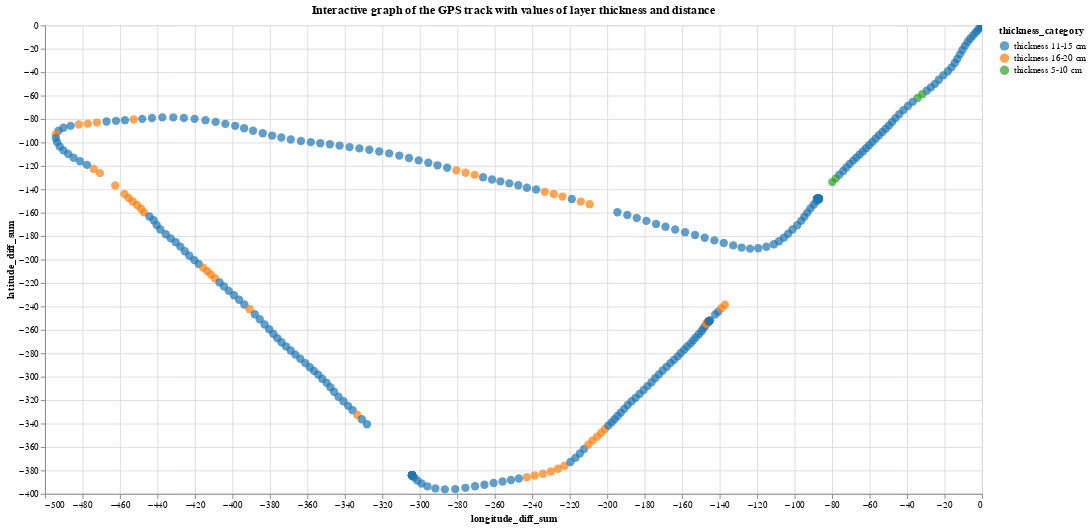

The cell this chart's notebook holds for it:
### Code cell
# build an interactive graph of the GPS track, the values of layer thickness and distance can be viewed by moving the mouse cursor

chart1 = alt.Chart(final_data1).mark_circle(size=80).encode(
    x='longitude_diff_sum',
    y='latitude_diff_sum',
    color=alt.Color('thickness_category', scale=alt.Scale(scheme='category10')),
    tooltip=[alt.Tooltip('layer_thickness', title='Layer thickness'), alt.Tooltip('distance', title='Distance from start point')]
).interactive().properties(
    width=1000,
    height=500,
    title='Interactive graph of the GPS track with values of layer thickness and distance'
)
chart1.save('chart1.html') 
chart1

### Figure 1 — Vega-Lite specification as saved in the notebook (floating-point values rounded to 4 significant figures; data arrays with more than 128 entries replaced by an {"elided": "..."} marker saying what was removed)
{"config": {"view": {"continuousWidth": 400, "continuousHeight": 300}}, "data": {"name": "data-97dca21fc931a557f1927d4e47673f84"}, "mark": {"type": "circle", "size": 80}, "encoding": {"color": {"type": "nominal", "field": "thickness_category", "scale": {"scheme": "category10"}}, "tooltip": [{"type": "quantitative", "field": "layer_thickness", "title": "Layer thickness"}, {"type": "quantitative", "field": "distance", "title": "Distance from start point"}], "x": {"type": "quantitative", "field": "longitude_diff_sum"}, "y": {"type": "quantitative", "field": "latitude_diff_sum"}}, "height": 500, "selection": {"selector002": {"type": "interval", "bind": "scales", "encodings": ["x", "y"]}}, "title": "Interactive graph of the GPS track with values of layer thickness and distance", "width": 1000, "$schema": "https://vega.github.io/schema/vega-lite/v4.8.1.json", "datasets": {"data-97dca21fc931a557f1927d4e47673f84": {"elided": "319 records"}}}
